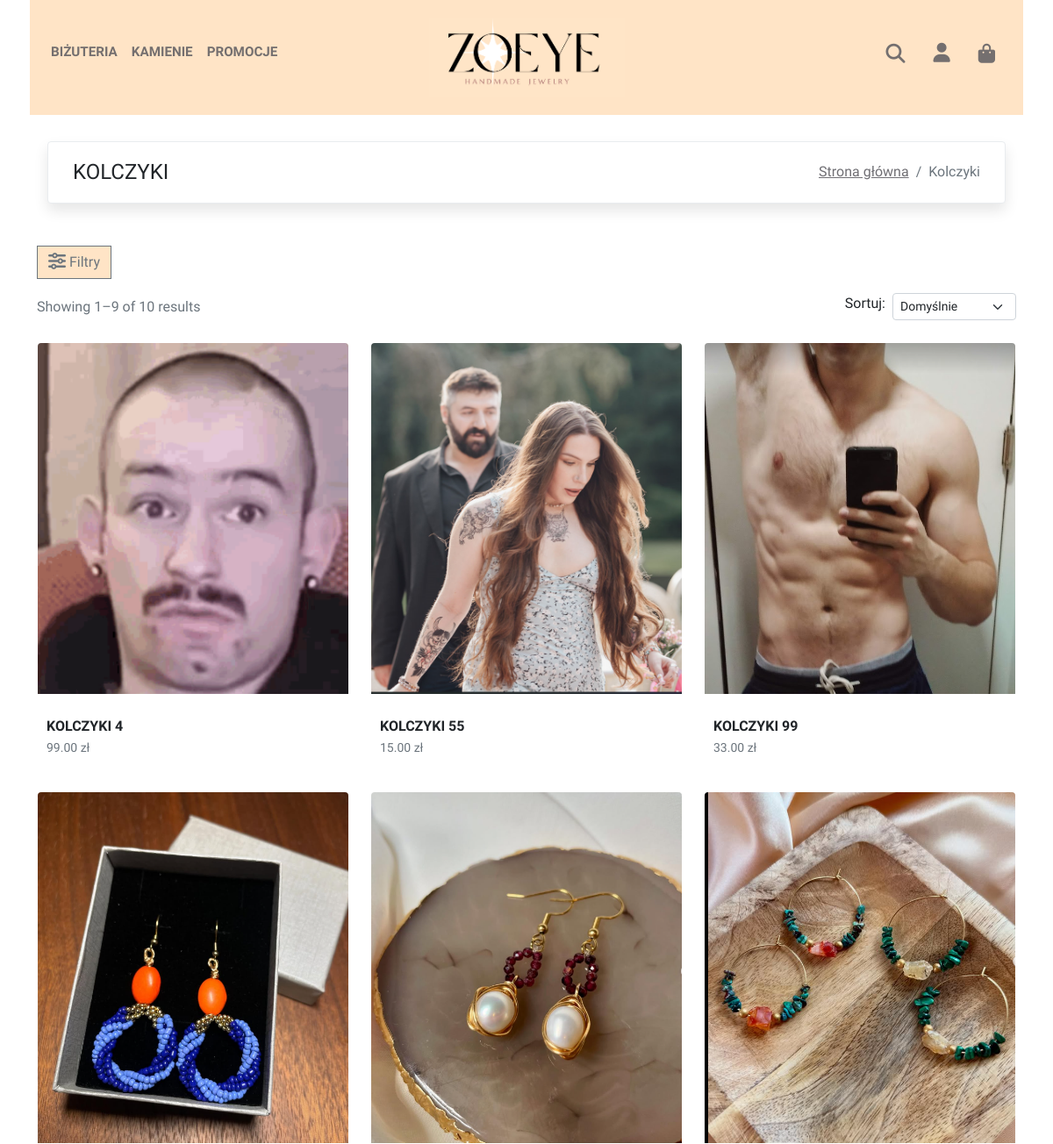
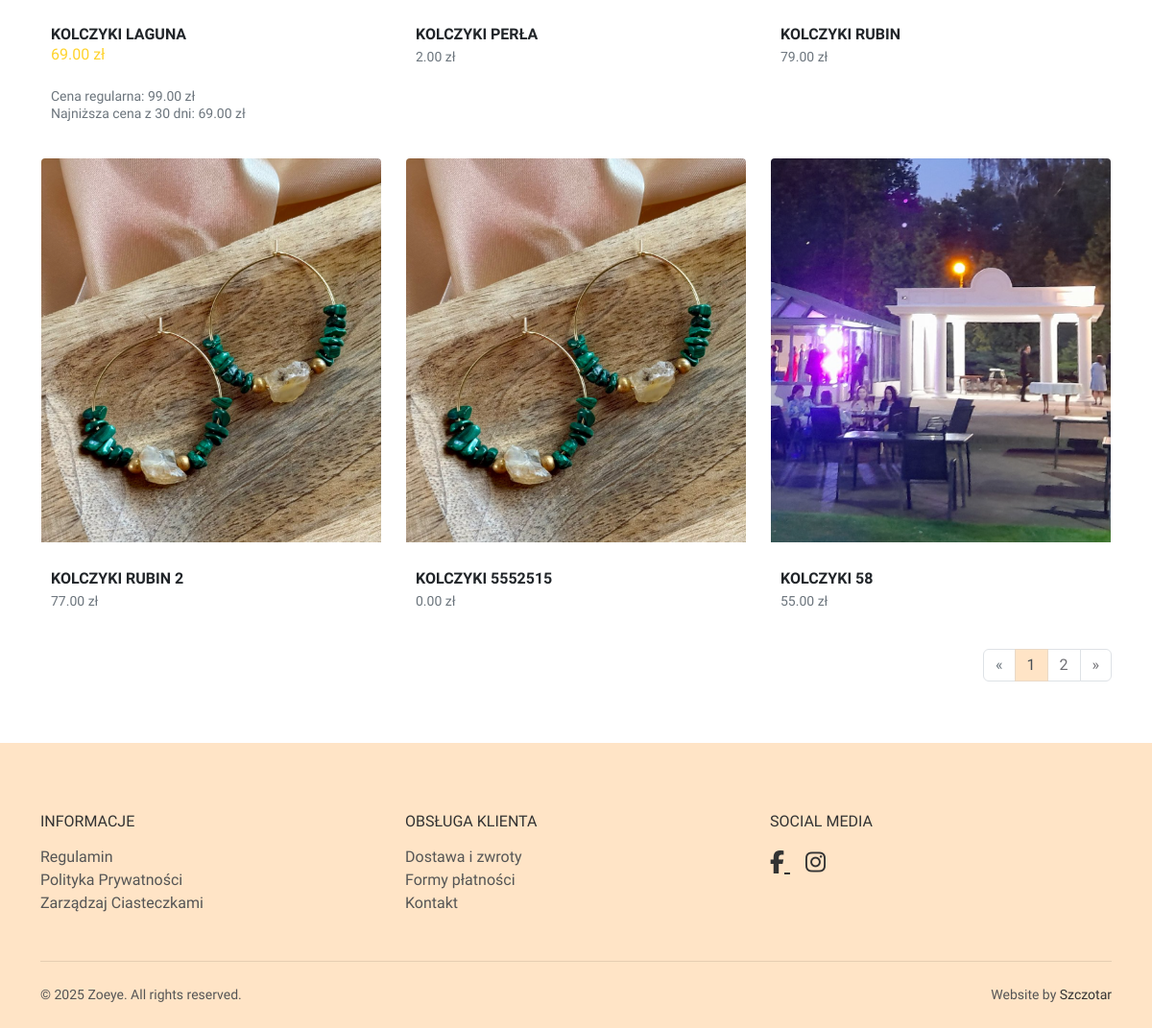
/category/Kolczyki, run on the app's committed database (2 pictures, top to bottom).
### store/models.py (models this page shows, shortened)
class Category(models.Model):
    name = models.CharField(max_length=50)
    image = models.ImageField(upload_to='uploads/category/', blank=True, null=True)
    class Meta:
        verbose_name_plural = 'categories'

class ProductImage(models.Model):
    product = models.ForeignKey(
        Product,
        on_delete=models.CASCADE,
        related_name='images'
    )
    image = models.ImageField(upload_to='product_images/')
    alt_text = models.CharField(max_length=255, blank=True)
    order = models.PositiveIntegerField(default=0)
    class Meta:
        ordering = ['order']

class Product(models.Model):
    GENDER_CHOICES = [
        ('unisex', 'Unisex'),
        ('women', 'Kobiety'),
        ('men', 'Mężczyźni'),
    ]
    name = models.CharField(max_length=100)
    price = models.DecimalField(default=0, decimal_places=2, max_digits=6) # Cena bazowa
    category = models.ForeignKey(Category, on_delete=models.CASCADE, default=1)
    description = models.CharField(max_length=2500, default='', blank=True, null = True)
    is_sale = models.BooleanField(default=False)
    sale_price = models.DecimalField(default=0, decimal_places=2, max_digits=6)
    stock = models.PositiveIntegerField(default=0)
    gender = models.CharField(max_length=10, choices=GENDER_CHOICES, default='unisex') # Filtr płci
    materials = models.ManyToManyField(Material, blank=True) # Filtr materiałów/kamieni

### store/views.py (the view, shortened to what this page needs)
# urls.py: path('category/<str:foo>', views.category, name='category'),
def category(request, foo):
    category = get_object_or_404(Category, name=foo)
    all_materials = Material.objects.all().order_by('name')
    all_products_in_category = Product.objects.filter(category=category)
    print(f"DEBUG: Initial products in category '{foo}': {all_products_in_category.count()}") # Debug
    price_aggregation = all_products_in_category.aggregate(
        min_price=Min('price'), # Zmieniono na 'price'
        max_price=Max('price')  # Zmieniono na 'price'
    )
    overall_min_price = price_aggregation['min_price'] if price_aggregation['min_price'] is not None else 0
    overall_max_price = price_aggregation['max_price'] if price_aggregation['max_price'] is not None else 1000
    print(f"DEBUG: Overall price range: {overall_min_price} - {overall_max_price}") # Debug
    product_list_base = all_products_in_category.annotate(
        effective_price=Case(
            When(is_sale=True, then='sale_price'),
            default='price',
            output_field=DecimalField()
        )
    )
    print(f"DEBUG: Products after price annotation: {product_list_base.count()}") # Debug
    selected_gender = request.GET.get('gender')
    selected_min_price_str = request.GET.get('min_price')
    selected_max_price_str = request.GET.get('max_price')
    selected_materials = request.GET.getlist('material')
    selected_sale_only = request.GET.get('sale_only') == 'true'
    selected_available_only = request.GET.get('available_only') == 'true'
    try:
        selected_min_price = float(selected_min_price_str) if selected_min_price_str else overall_min_price
    except ValueError:
        selected_min_price = overall_min_price # Fallback w przypadku niepoprawnej wartości
    try:
        selected_max_price = float(selected_max_price_str) if selected_max_price_str else overall_max_price
    except ValueError:
        selected_max_price = overall_max_price # Fallback w przypadku niepoprawnej wartości
    print(f"DEBUG: Selected filters: gender={selected_gender}, min_price={selected_min_price}, max_price={selected_max_price}, materials={selected_materials}, sale_only={selected_sale_only}, available_only={selected_available_only}") # Debug
    product_list = product_list_base
    try:
        if selected_gender and selected_gender != 'all':
            product_list = product_list.filter(gender=selected_gender)
            print(f"DEBUG: After Gender filter ({selected_gender}): {product_list.count()}") # Debug
        if selected_materials:
            material_q_objects = Q()
            for material_name in selected_materials:
                material_q_objects |= Q(materials__name=material_name)
            product_list = product_list.filter(material_q_objects) # Filter on M2M
            print(f"DEBUG: After Material filter (before final distinct): {product_list.count()}") # Debug
        if selected_sale_only:
            product_list = product_list.filter(is_sale=True) # Sale filter is on Product now
            print(f"DEBUG: After Sale Only filter: {product_list.count()}") # Debug
        product_list = product_list.distinct()
        print(f"DEBUG: After applying DISTINCT: {product_list.count()}")
        print(f"DEBUG: Applying Price Range filter: {selected_min_price} - {selected_max_price}") # Debug
        product_list = product_list.filter(
            effective_price__gte=selected_min_price,
            effective_price__lte=selected_max_price
        )
        print(f"DEBUG: Count after Price Range filter: {product_list.count()}") # Debug
    except Exception as e:
        print(f"DEBUG: Error during filtering: {e}")
        product_list = Product.objects.none() # Ustaw listę na pustą po błędzie
    print(f"DEBUG: Final count before pagination: {product_list.count()}") # Debug
    sort_by = request.GET.get('sorting', 'default')
    print(f"DEBUG: Sorting requested: {sort_by}")
    try:
        if sort_by == 'low-high':
            product_list = product_list.order_by('effective_price', 'pk')
            print("DEBUG: Sorted by effective_price low-high.")
        elif sort_by == 'high-low':
            product_list = product_list.order_by('-effective_price', 'pk')
            print("DEBUG: Sorted by effective_price high-low.")
        elif sort_by == 'popularity':
             product_list = product_list.order_by('name', 'pk') # Fallback
             print("DEBUG: Popularity sort selected, falling back to default (name, pk).")
        else: # 'default'
             product_list = product_list.order_by('name', 'pk')
             print("DEBUG: Sorted by default (name, pk).")
    except Exception as e:
        print(f"DEBUG: Error during sorting, applying default sort (name, pk). Error: {e}")
        product_list = product_list.order_by('name', 'pk') # Fallback sort
    products_per_page = 9
    paginator = Paginator(product_list, products_per_page)
    page_number = request.GET.get('page')
    try:
        products_page = paginator.get_page(page_number)
        print(f"DEBUG: Total items for pagination: {paginator.count}")
        print(f"DEBUG: Total pages: {paginator.num_pages}")
        print(f"DEBUG: Products on current page ({products_page.number}): {len(products_page.object_list) if hasattr(products_page, 'object_list') else 'N/A'}")
    except PageNotInteger:
        products_page = paginator.get_page(1)
        print("DEBUG: Invalid page number, getting page 1.")
    except EmptyPage:
        products_page = paginator.get_page(paginator.num_pages)
        print("DEBUG: Empty page requested, getting last page.")
    context = {
        'category': category,
        'products_page': products_page,
        'current_sorting': sort_by,
        'request': request,
        'all_materials': all_materials,
        'selected_gender': selected_gender,
        'selected_min_price': selected_min_price_str,
        'selected_max_price': selected_max_price_str,
        'selected_materials': selected_materials,
        'selected_sale_only': selected_sale_only,
        'selected_available_only': selected_available_only,
        'overall_min_price': float(overall_min_price),
        'overall_max_price': float(overall_max_price),
    }
    print(f"DEBUG: Context keys: {context.keys()}")
    print(f"--- End category view ---")
    return render(request, 'category.html', context)

### store/templates/category.html (shortened to what this page needs)
{% extends 'base.html' %}
{% load static %}
{% load custom_filters %}
{% block content %}
<div class="container">
<div class="container">
    <div class="header-card">
        <div class="row align-items-center">
            <div class="col-md-6">
                <h1 class="h2 text-uppercase mb-0">{{category.name}}</h1>
            </div>
            <div class="col-md-6 text-md-end">
                <nav aria-label="breadcrumb">
                    <ol class="breadcrumb justify-content-md-end bg-transparent p-0 m-0">
                        <li class="breadcrumb-item"><a href="{% url 'home' %}">Strona główna</a></li>
                        <li class="breadcrumb-item active" aria-current="page">{{category.name}}</li>
                    </ol>
                </nav>
            </div>
        </div>
    </div>
</div>
         <section class="py-5">
        <div class="container p-0">
            <button class="btn btn-secondary mb-3"  type="button" data-bs-toggle="offcanvas" data-bs-target="#sidebarOffcanvas" aria-controls="sidebarOffcanvas">
                <i class="fa fa-sliders fa-lg" ></i>   Filtry
            </button>
            <div class="row">
                <div class="col-12 order-1 mb-5 mb-lg-0">
                    <div class="row mb-4 align-items-center">
                        <div class="col-lg-6 mb-2 mb-lg-0">
                            <p class="text-small text-muted mb-0">Showing {{ products_page.start_index }}–{{ products_page.end_index }} of {{ products_page.paginator.count }} results</p>
                        </div>
                        <div class="col-lg-6">
                            <ul class="list-inline d-flex align-items-center justify-content-lg-end mb-0">
                                <li class="list-inline-item d-flex align-items-center">
                                    <form method="get" action="{% url 'category' category.name %}" id="sortingForm" class="d-flex align-items-center">
                                        <label for="sortingSelect" class="me-2">Sortuj:</label>
                                        <select class="form-select form-select-sm" style="width: auto;" name="sorting" id="sortingSelect" onchange="this.form.submit();">
                                            <option value="default" {% if current_sorting == 'default' %}selected{% endif %}>Domyślnie</option>
                                        </select>
                                    </form>
                                </li>
                            </ul>
                        </div>
                    </div>
                    <div class="row">
                        {% if products_page %}
                            {% for product in products_page %}
                                <div class="col-lg-4 col-sm-6 mb-4">
                                    <div class="product text-center">
                                        <div class="mb-3 position-relative">
                                            <a class="d-block" href="{% url 'product' product.id %}">
                                                {% if product.images.all %}
                                                <div id="productCardCarousel{{ product.id }}" class="carousel slide card-product-carousel" data-bs-ride="false" data-bs-interval="false">
                                                    <div class="carousel-inner">
                                                        {% for image_obj in product.images.all %}
                                                        <div class="carousel-item {% if forloop.first %}active{% endif %}">
                                                            <img src="{{ image_obj.image.url }}" class="d-block w-100 carousel-img" alt="{{ image_obj.alt_text|default:product.name }}">
                                                        </div>
                                                        {% endfor %}
                                                    </div>
                                                </div>
                                                {% else %}
                                                <img src="{% static 'img/kolczyki.png' %}" class="img-fluid w-100 card-fallback-img" alt="Brak zdjęcia dla produktu">
                                                {% endif %}
                                            </a>
                                        </div>
                                        <div class="product-info">
                                            <a href="{% url 'product' product.id %}" style="text-decoration: none; color: inherit;">
                                                <h6 class="product-name">{{ product.name }}</h6>
                                            </a>
                                            {% if product.is_sale %}
                                            <p class="product-sale-price"> {{ product.sale_price }} zł</p>
                                             <br>
                                            <p class="small text-muted product-sale-price">Cena regularna: {{ product.price }} zł</p>
                                            <p class="small text-muted product-sale-price lowest-price-line">Najniższa cena z 30 dni: {{ product.sale_price }} zł</p>
                                            {% else %}
                                            <p class="small text-muted product-price">{{ product.price }} zł</p>
                                            {% endif %}
                                        </div>
                                    </div>
                                </div>
                            {% endfor %}
                        {% else %}
                            <div class="col-12">
                                <p>Brak produktów spełniających kryteria filtrów.</p>
                            </div>
                        {% endif %}
                    </div>
                    <nav aria-label="Page navigation example">
                        <ul class="pagination justify-content-center justify-content-lg-end">
                            <li class="page-item {% if not products_page.has_previous %}disabled{% endif %}">
                                <a class="page-link" href="{% if products_page.has_previous %}?page={{ products_page.previous_page_number }}&sorting={{ current_sorting }}{% for key, value in request.GET.items %} {% if key != 'page' and key != 'sorting' %}&{{ key }}={{ value }}{% endif %}{% endfor %}{% else %}#{% endif %}" aria-label="Previous">
                                    <span aria-hidden="true">«</span>
                                </a>
                            </li>
                            {% for num in products_page.paginator.page_range %}
                                {% if products_page.number|add:"-2" <= num and num <= products_page.number|add:"2" or num == 1 or num == products_page.paginator.num_pages %}
                                    {% if num == products_page.number %}
                                        <li class="page-item active" aria-current="page"><a class="page-link" href="#">{{ num }}</a></li>
                                    {% else %}
                                        <li class="page-item">
                                            <a class="page-link" href="?page={{ num }}&sorting={{ current_sorting }}">{{ num }}</a>
                                        </li>
                                    {% endif %}
                                {% elif products_page.number|add:"-3" == num or products_page.number|add:"3" == num %}
                                    <li class="page-item disabled"><span class="page-link">...</span></li>
                                {% endif %}
                            {% endfor %}
                            <li class="page-item {% if not products_page.has_next %}disabled{% endif %}">
                                <a class="page-link" href="{% if products_page.has_next %}?page={{ products_page.next_page_number }}&sorting={{ current_sorting }}{% else %}#{% endif %}" aria-label="Next">
                                    <span aria-hidden="true">»</span>
                                </a>
                            </li>
                        </ul>
                    </nav>
                </div>
            </div>
        </div>
    </section>
</div>
{% endblock content %}

### data on the page
Category: name "KOLCZYKI", name "Kolczyki"
Product: name "KOLCZYKI 4", price "99.00"
ProductImage: image (picture)
Product: name "KOLCZYKI 55", price "15.00"
ProductImage: image (picture)
Product: name "KOLCZYKI 99", price "33.00"
ProductImage: image (picture)
Product: name "KOLCZYKI LAGUNA", sale_price "69.00", price "99.00"
ProductImage: image (picture)
Product: name "KOLCZYKI PERŁA", price "2.00"
ProductImage: image (picture)
Product: name "KOLCZYKI RUBIN", price "79.00"
ProductImage: image (picture)
Product: name "KOLCZYKI RUBIN 2", price "77.00"
ProductImage: image (picture)
Product: name "KOLCZYKI 5552515", price "0.00"
ProductImage: image (picture)
Product: name "KOLCZYKI 58", price "55.00"
ProductImage: image (picture)

### other printed values
{{ products_page.start_index }} "1"
{{ products_page.end_index }} "9"
{{ products_page.paginator.count }} "10"
{{ num }} "1"
{{ num }} "2"
